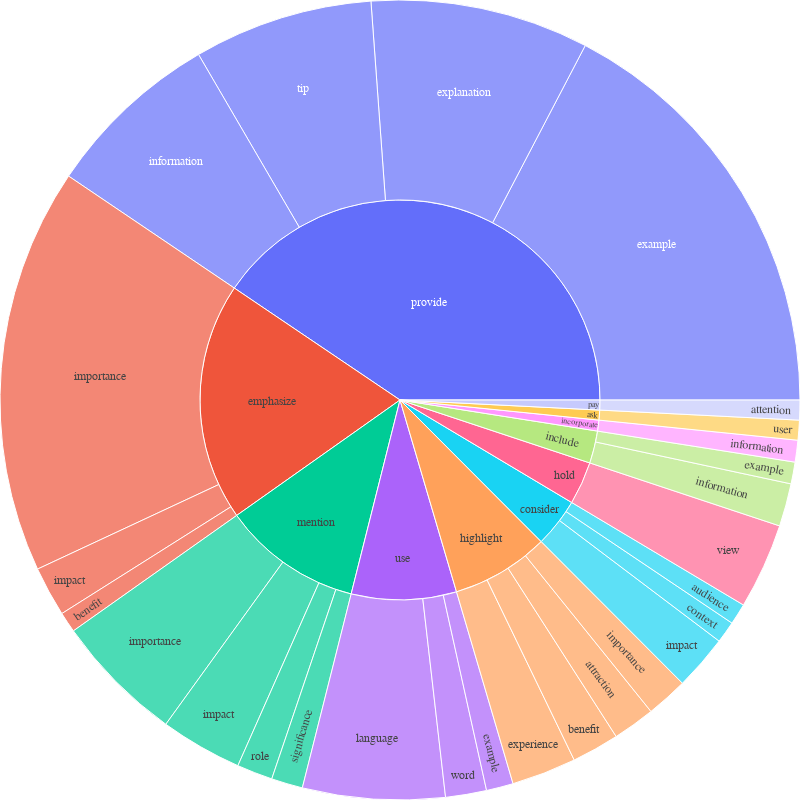

The notebook cell saved with this chart:
### Code cell
import plotly.graph_objects as go
import plotly.express as px

# df["blank"] = "ROOT"
# df = phrases.groupby(["verb", "noun"]).size().sort_values(ascending=False).head(5).reset_index().rename(columns={0: "count"})

df_rules = df_rules[df_rules["count"] > 30]
fig = px.sunburst(df_rules, path=['verb', 'noun'], values='count')
# fig.update_layout(uniformtext=dict(minsize=10, mode='hide'))
fig.update_layout(
    width=800,
    height=800,
    margin=dict(l=0, r=0, t=0, b=0),
    font_family="Times New Roman",
)
fig.show()
fig.write_html("verb_noun_rule.html")
fig.write_image("../figures/verb_noun_rule.pdf")

### Figure 1 — Plotly figure (JSON) as saved in the notebook; plotly's stock layout.template omitted (floating-point values rounded to 4 significant figures)
{"data": [{"branchvalues": "total", "domain": {"x": [0, 1], "y": [0, 1]}, "hovertemplate": "labels=%{label}<br>count=%{value}<br>parent=%{parent}<br>id=%{id}<extra></extra>", "ids": ["pay/attention", "highlight/attraction", "consider/audience", "emphasize/benefit", "highlight/benefit", "consider/context", "include/example", "provide/example", "use/example", "highlight/experience", "provide/explanation", "consider/impact", "emphasize/impact", "mention/impact", "emphasize/importance", "highlight/importance", "mention/importance", "include/information", "incorporate/information", "provide/information", "use/language", "mention/role", "mention/significance", "provide/tip", "ask/user", "hold/view", "use/word", "ask", "consider", "emphasize", "highlight", "hold", "include", "incorporate", "mention", "pay", "provide", "use"], "labels": ["attention", "attraction", "audience", "benefit", "benefit", "context", "example", "example", "example", "experience", "explanation", "impact", "impact", "impact", "importance", "importance", "importance", "information", "information", "information", "language", "role", "significance", "tip", "user", "view", "word", "ask", "consider", "emphasize", "highlight", "hold", "include", "incorporate", "mention", "pay", "provide", "use"], "name": "", "parents": ["pay", "highlight", "consider", "emphasize", "highlight", "consider", "include", "provide", "use", "highlight", "provide", "consider", "emphasize", "mention", "emphasize", "highlight", "mention", "include", "incorporate", "provide", "use", "mention", "mention", "provide", "ask", "hold", "use", "", "", "", "", "", "", "", "", "", "", ""], "type": "sunburst", "values": [31, 66, 33, 32, 74, 34, 34, 670, 42, 101, 341, 86, 78, 128, 634, 65, 203, 67, 34, 276, 222, 56, 49, 280, 31, 134, 64, 31, 153, 744, 306, 134, 101, 34, 436, 31, 1567, 328]}], "layout": {"font": {"family": "Times New Roman"}, "height": 800, "legend": {"tracegroupgap": 0}, "margin": {"b": 0, "l": 0, "r": 0, "t": 0}, "width": 800}}
